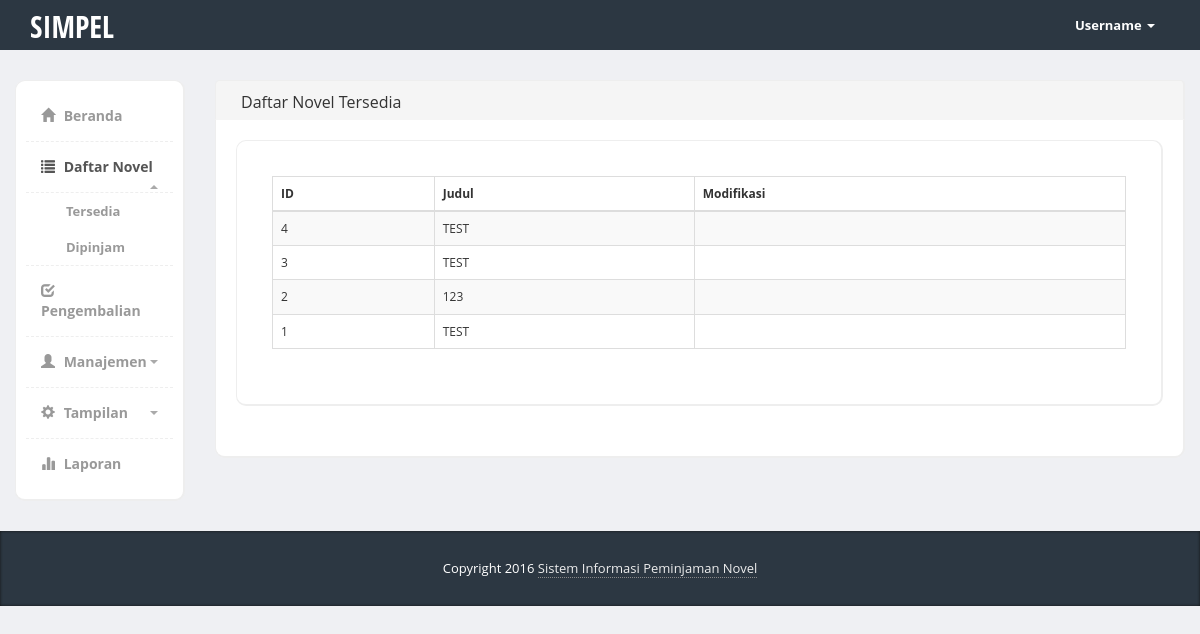
/index.php/admin_daftar_novel, run on the app's committed database.
### tables this page shows
CREATE TABLE `tbl_novel` (
  `id_novel` int(11) NOT NULL,
  `judul` varchar(255) NOT NULL,
  `deskripsi` text NOT NULL,
  `gambar` text NOT NULL,
  `stok` int(11) NOT NULL
);

### application/controllers/Admin_daftar_novel.php (called while the page is built, shortened)
<?php
class Admin_daftar_novel extends CI_Controller {
	public function __construct() {
		$this->load->model('m_novel');
		$this->load->model('m_peminjaman');
    }
	public function index()
	{
		$this->load->view('admin_header');
		$this->load->view('admin_daftar_tersedia');
	}
}

### index.php (called while the page is built, shortened)
<?php
require_once BASEPATH.'core/CodeIgniter.php';

### application/models/M_novel.php (called while the page is built, shortened)
<?php
class M_novel extends CI_Model {
	public function tampil_novel() {
        $sql = "select * from tbl_novel order by id_novel desc";
        return $this->db->query($sql);
    }
}
?>

### application/views/admin_daftar_tersedia.php (the view)
				<div class="col-md-10">
					<div class="row">
						<div class="col-md-12">
							<div class="content-box-header panel-heading">
								<div class="panel-title ">Daftar Novel Tersedia</div>
							</div>
							<div class="content-box-large box-with-header">
								<div class="content-box-large">
									<div class="panel-body">
										<table cellpadding="0" cellspacing="0" border="0" class="table table-striped table-bordered" id="example">
											<thead>
												<tr>
													<th>ID</th>
													<th>Judul</th>
													<th>Modifikasi</th>
												</tr>
											</thead>
											<tbody>
												<?php
													$query = $this->m_novel->tampil_novel();
													foreach($query->result() as $row){
												?>
												<tr>
													<td><?php echo $row->id_novel; ?></td>
													<td><?php echo $row->judul; ?></td>
													<td></td>
												</tr>
												<?php
													}
												?>
											</tbody>
										</table>
									</div>
								</div>
							</div>
						</div>
					</div>
				</div>
			</div>
		</div>
		<footer>
			<div class="container">
				<div class="copy text-center">
				   Copyright 2016 <a href="<?php echo site_url(); ?>admin_beranda">Sistem Informasi Peminjaman Novel</a>
				</div>
			</div>
		</footer>
	</body>
</html>

### assets/css/styles.css (style rules this page uses)
body { font-family: 'Open Sans', sans-serif; background-color: #f7f7f7; position: relative; margin: 0px; font-size: 12px; padding: 0px; }
footer { background-color:#2c3742; box-shadow:inset 0px 0px 3px #111; color:#fff; font-size:14px; line-height:25px; padding:10px 0px 10px 0px; bottom: 0px; }
footer a { color:#eee; text-decoration:none; border-bottom:1px dotted #888; }
footer .copy { font-size:13px; margin:15px 0px; }
.content-box, .content-box-large { margin-bottom:30px; background:#fff; border-radius:10px; padding:10px; border-left:1px solid #eee; border-top:1px solid #eee; border-right:2px solid #eee; border-bottom:2px solid #eee; }
.content-box-large { padding: 20px; }
.box-with-header { border-top: none; border-top-left-radius:0px; border-top-right-radius:0px; }
.content-box-header { min-height: 40px; font-size: 16px; background:#f5f5f5; border-top-left-radius:5px; border-top-right-radius:5px; padding:10px; border-left:1px solid #eee; border-top:1px solid #eee; border-right:2px solid #eee; }
.content-box-header:after { clear:both; }
body { background-color: #eff0f3; }
.panel-heading>.panel-title, .content-box-header .panel-title { float: left; padding: 10px 15px; padding-top: 0px; }
.panel-body { clear:both; }

### data on the page
tbl_novel: id_novel "4", judul "TEST"
tbl_novel: id_novel "3", judul "TEST"
tbl_novel: id_novel "2", judul "123"
tbl_novel: id_novel "1", judul "TEST"
